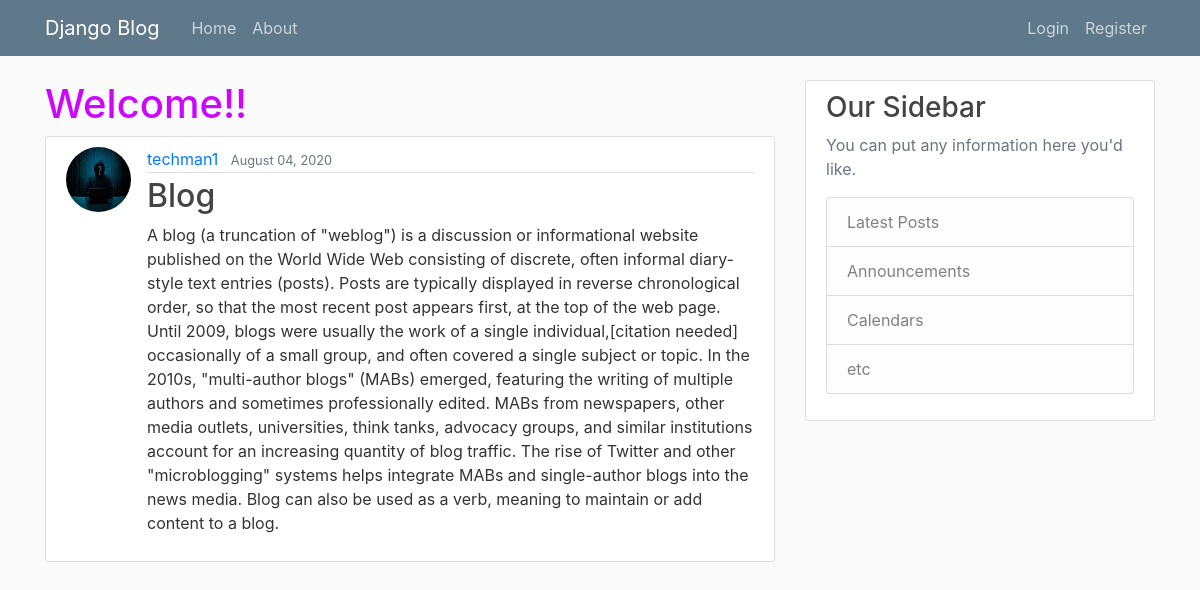
The page /post/26/ on the database its author committed.
### blog/models.py (models this page shows, shortened)
class Post(models.Model):
    title = models.CharField(max_length=100)
    content = models.TextField()
    date = models.DateTimeField(default=timezone.now)
    author = models.ForeignKey(User, on_delete=models.CASCADE)

### users/models.py (models this page shows, shortened)
class Profile(models.Model):
    user = models.OneToOneField(User, on_delete=models.CASCADE)
    image = models.ImageField(default='default.jpg', upload_to='profile_pics')

### blog/views.py (the view)
# urls.py: path('post/<int:pk>/', PostDetailView.as_view(), name='post-detail'),
class PostDetailView(DetailView):
    model = Post

### blog/templates/blog/post_detail.html (shortened to what this page needs)
{% extends "blog/base.html" %}
{% block content %}
    <h1 style="color: rgb(205, 7, 255);">Welcome!!</h1>
    <article class="media content-section">
      <img class="rounded-circle article-img" src="{{ object.author.profile.image.url }}" alt="" srcset="">
        <div class="media-body">
          <div class="article-metadata">
            <a class="mr-2" href="#">{{ object.author }}</a>
            <small class="text-muted">{{ object.date|date:"F d, Y" }}</small>
          </div>
          <h2 class="article-title">{{ object.title }}</a></h2>
          <p class="article-content">{{ object.content }}</p>
        </div>
      </article>
{% endblock content %}

### blog/static/blog/main.css (style rules this page uses)
body { background: #fafafa; color: #333333; margin-top: 5rem; }
h1, h2, h3, h4, h5, h6 { color: #444444; }
.content-section { background: #ffffff; padding: 10px 20px; border: 1px solid #dddddd; border-radius: 3px; margin-bottom: 20px; }
.article-title { color: #444444; }
.article-content { white-space: pre-line; }
.article-img { height: 65px; width: 65px; margin-right: 16px; }
.article-metadata { padding-bottom: 1px; margin-bottom: 4px; border-bottom: 1px solid #e3e3e3 }

### rows shown on the page
Post: author.profile.image (placeholder picture), author "techman1", date "August 04, 2020", title "Blog", content "A blog (a truncation of \"weblog\") is a discussion or informational website published on the World Wide Web consisting of discrete, often informal diary-style text entries (posts). Posts are typically displayed in reverse chronological order, so that the most recent post appears first, at the top of the web page. Until 2009, blogs were usually the work of a single individual,[citation needed] occasionally of a small group, and often covered a single subject or topic. In the 2010s, \"multi-author blogs\" (MABs) emerged, featuring the writing of multiple authors and sometimes professionally edited. MABs from newspapers, other media outlets, universities, think tanks, advocacy groups, and similar…"
